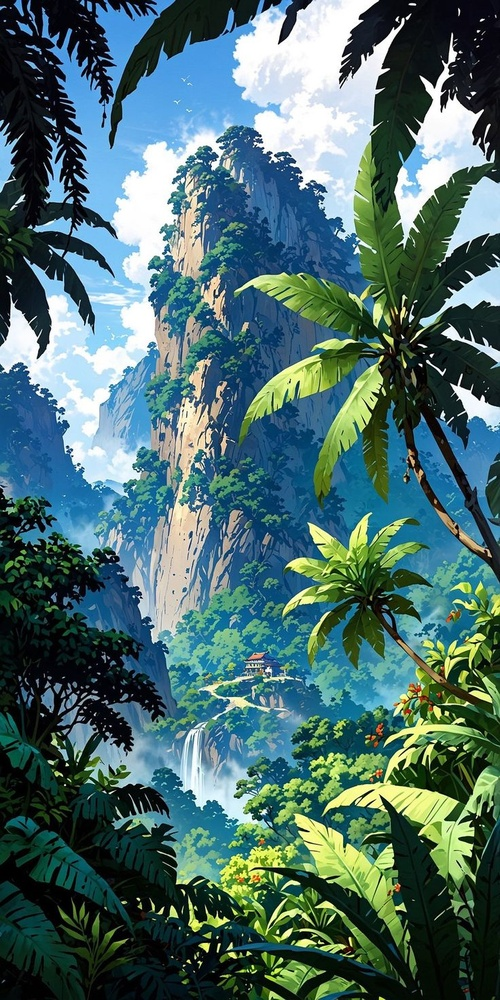
#> input picture Pertemuan 11/Landscape_Mount.jpeg, 500 x 1000 px, shrunk from 736 x 1472 before the run, found by its file name
$ python Modul11-1.py   (older library calls are emulated)
#> lines starting #> are read from the running program, lines starting #| are printed output that depends on the picture; after the words box and inside, x2 and y2 are one past the last pixel; in counts of white or black regions, pixels touching at a corner belong together
import cv2
import numpy as np

# Baca citra grayscale
image = cv2.imread('Landscape_Mount.jpeg', cv2.IMREAD_GRAYSCALE)
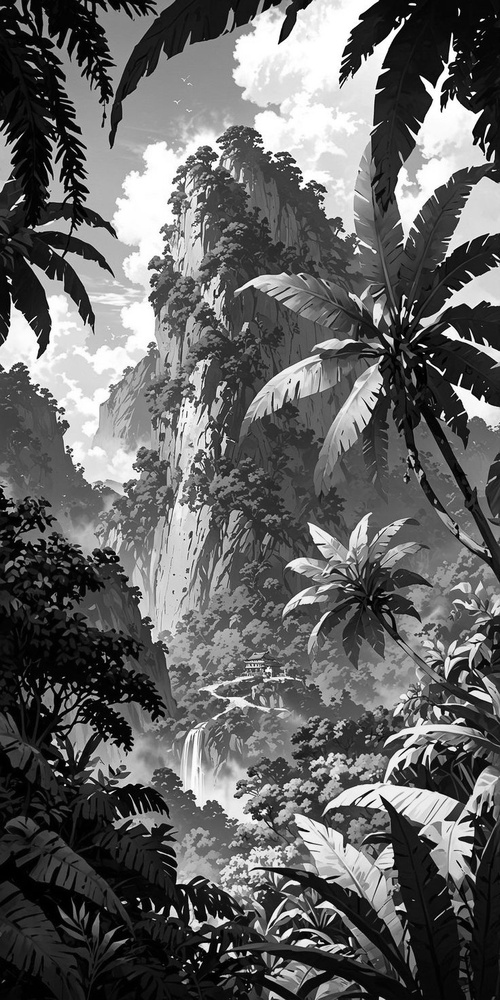
#> image: shape (1000, 500); min 0, max 255, mean 99.6

# Deteksi tepi menggunakan Sobel
sobelx = cv2.Sobel(image, cv2.CV_64F, 1, 0, ksize=5) # Sobel x
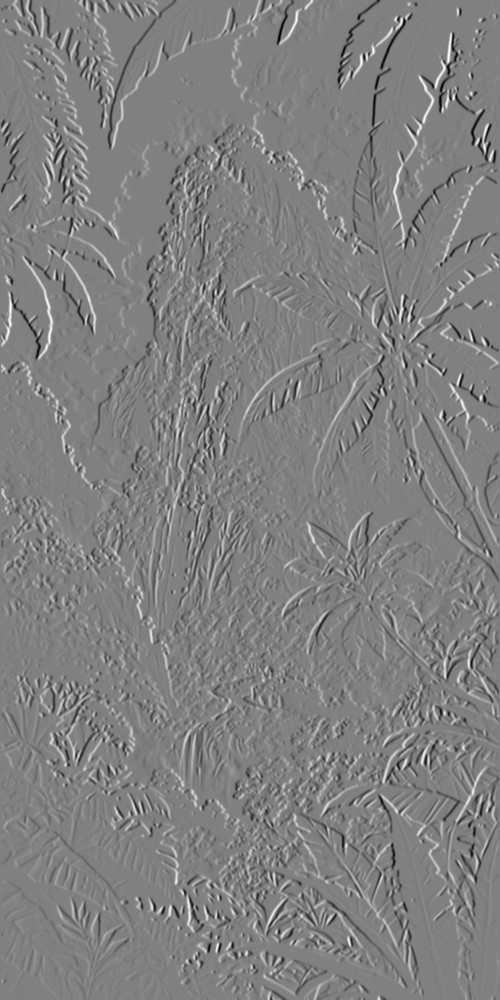
#> sobelx: shape (1000, 500) float64; min -11889, max 11684, mean 6.1; drawn with min black and max white
sobely = cv2.Sobel(image, cv2.CV_64F, 0, 1, ksize=5) # Sobel y
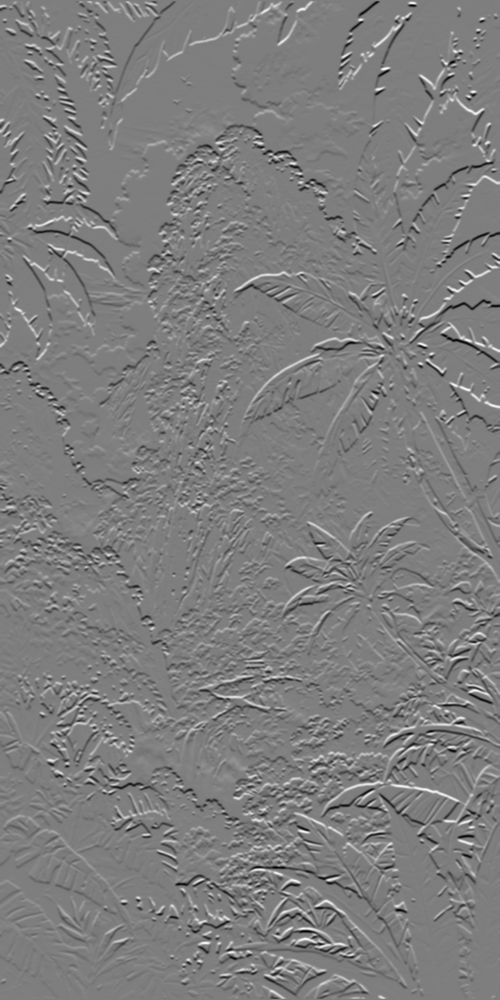
#> sobely: shape (1000, 500) float64; min -11107, max 11290, mean -4; drawn with min black and max white

# Tampilkan hasil
cv2.imshow('Sobel X', sobelx)
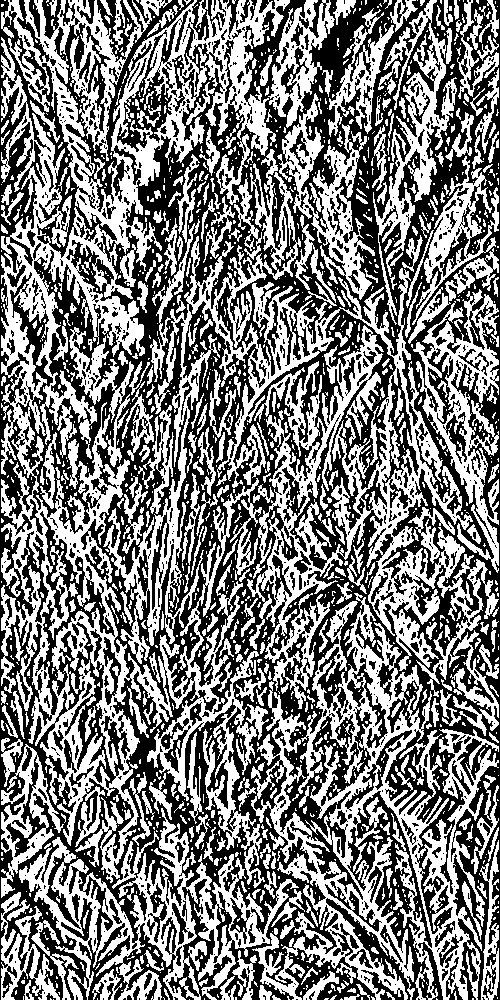
#> window 'Sobel X': shape (1000, 500); 48.7% white; 1559 white regions (1159 under 20 px), largest, box (x1, y1, x2, y2) and area: (1, 0, 290, 888) 69345, (103, 149, 499, 736) 45523, (251, 593, 499, 1000) 30335
cv2.imshow('Sobel Y', sobely)
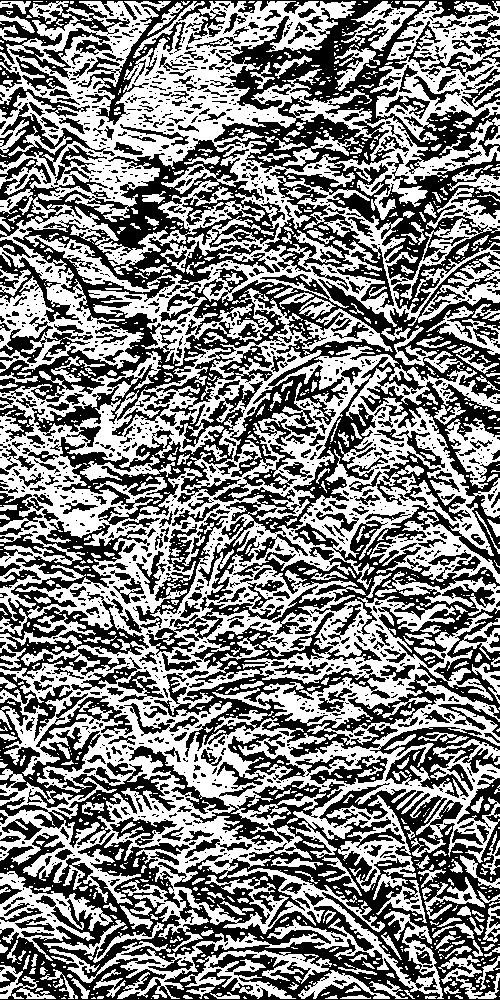
#> window 'Sobel Y': shape (1000, 500); 51.1% white; 1720 black regions (1292 under 20 px), largest, box (x1, y1, x2, y2) and area: (0, 0, 500, 798) 122547, (0, 698, 500, 1000) 54863, (0, 521, 150, 679) 8225
cv2.waitKey(0)
cv2.destroyAllWindows()

$ run again, with Pertemuan 11/Pertemuan11-1 Sobel X.png saved as Pertemuan 11/Landscape_Mount.jpeg
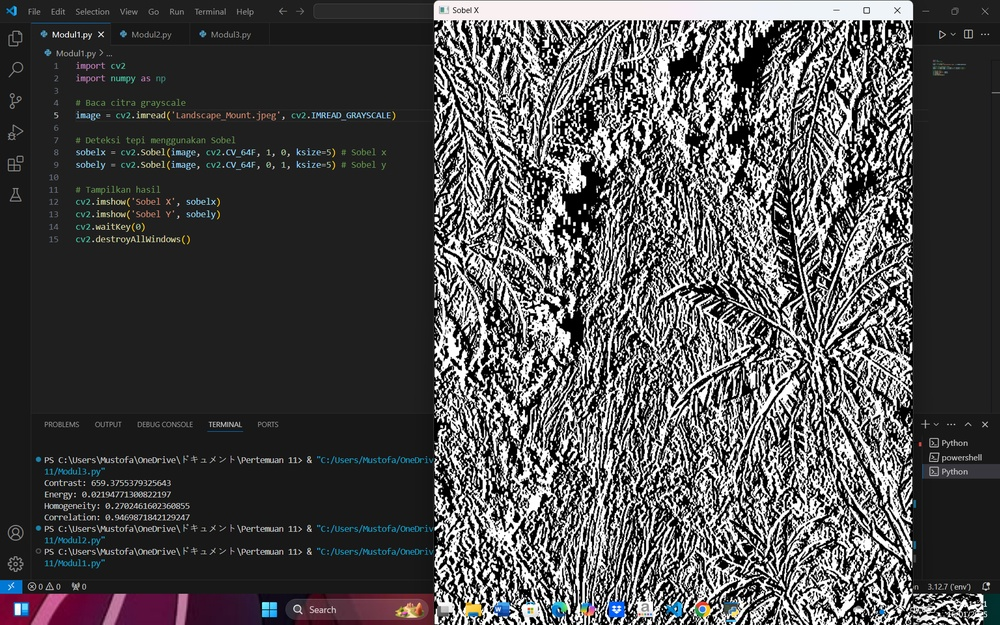
#> input picture Pertemuan 11/Pertemuan11-1 Sobel X.png, 1000 x 625 px, shrunk from 1920 x 1200 before the run, found by its file name
#> `cv2.imshow('Sobel X', sobelx)`:
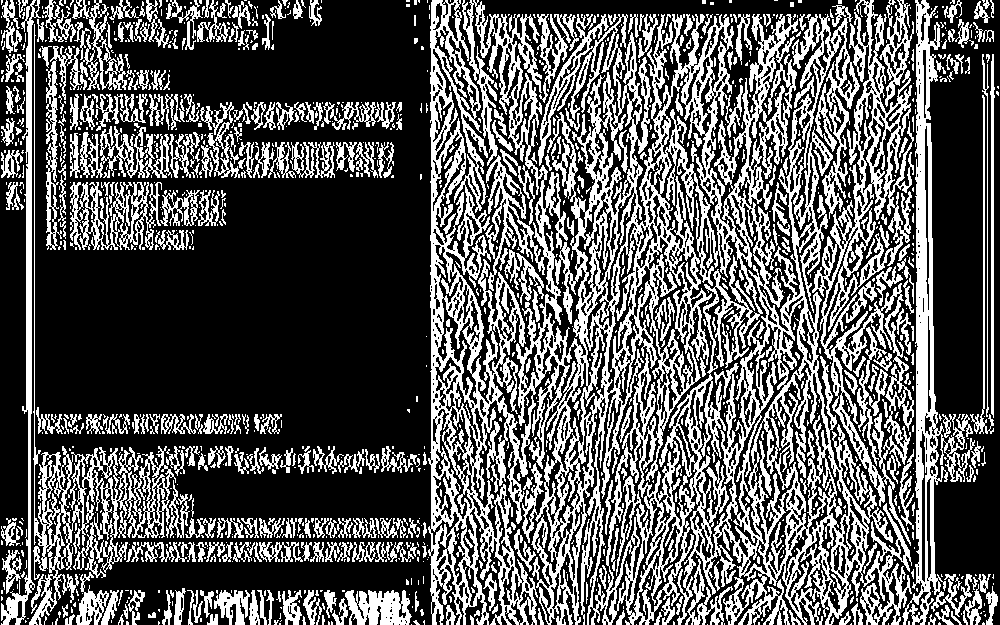
#> window 'Sobel X': shape (625, 1000); 35.3% white; 1346 white regions (944 under 20 px), largest, box (x1, y1, x2, y2) and area: (428, 0, 912, 625) 120009, (812, 0, 914, 546) 13318, (902, 0, 975, 625) 10225
#> `cv2.imshow('Sobel Y', sobely)`:
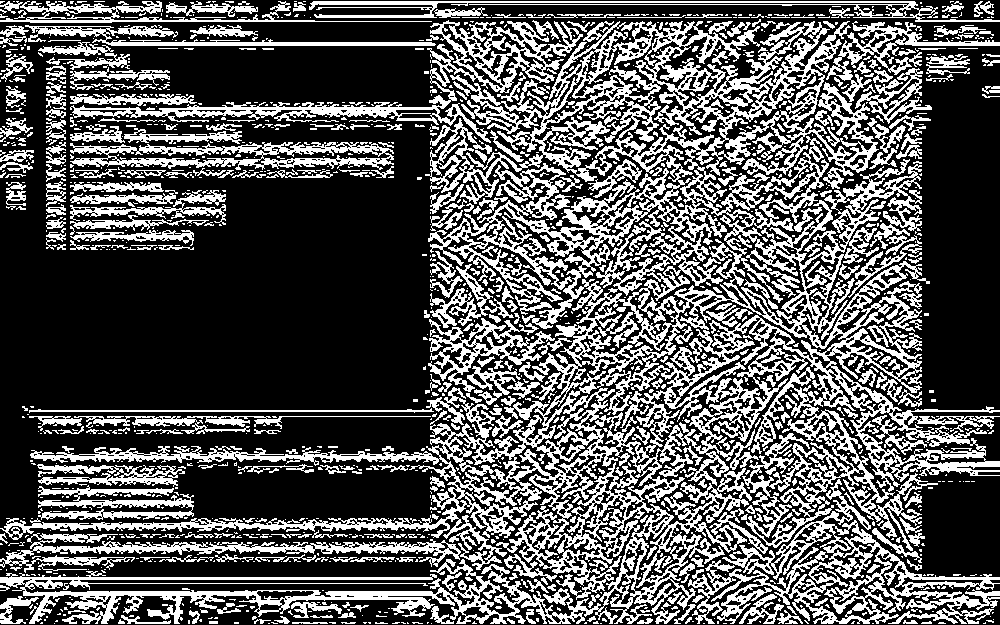
#> window 'Sobel Y': shape (625, 1000); 34.5% white; 1549 white regions (1125 under 20 px), largest, box (x1, y1, x2, y2) and area: (0, 21, 1000, 624) 121534, (688, 479, 1000, 624) 10750, (70, 20, 583, 143) 7784

$ run again, with Pertemuan 11/Pertemuan11-1 Sobel Y.png saved as Pertemuan 11/Landscape_Mount.jpeg
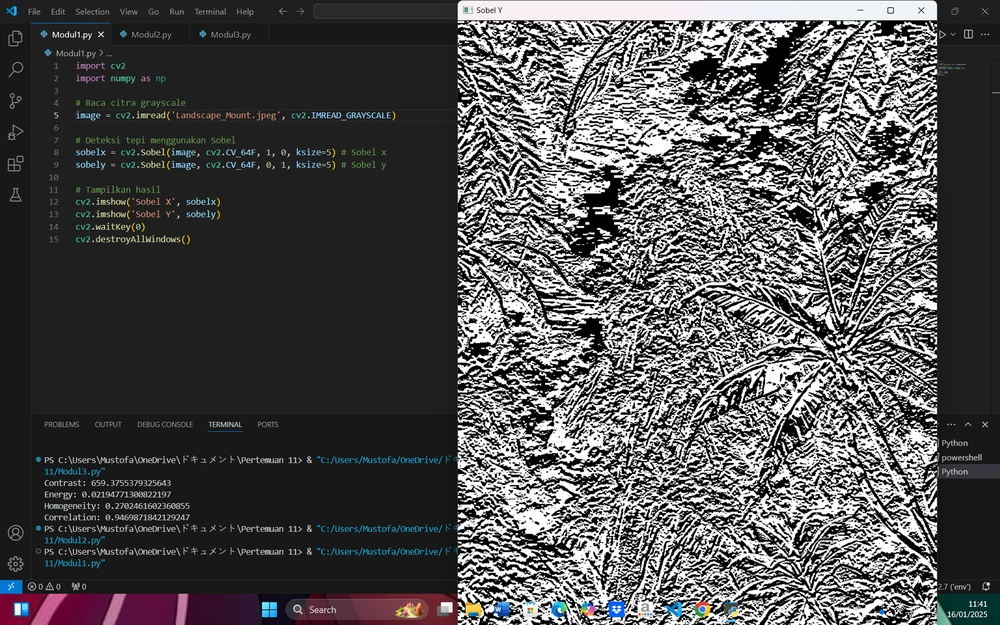
#> input picture Pertemuan 11/Pertemuan11-1 Sobel Y.png, 1000 x 625 px, shrunk from 1920 x 1200 before the run, found by its file name
#> `cv2.imshow('Sobel X', sobelx)`:
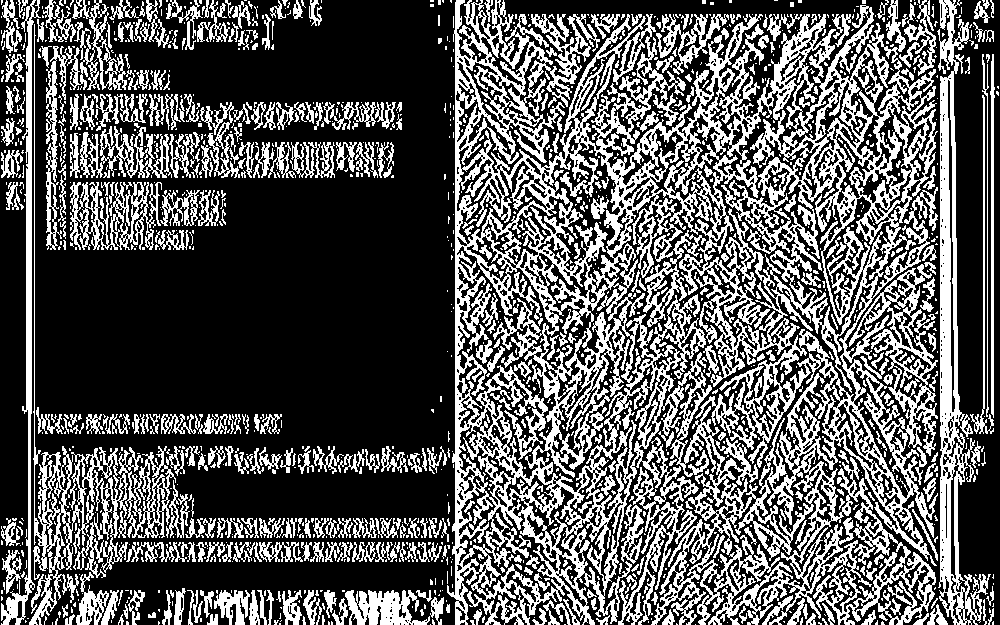
#> window 'Sobel X': shape (625, 1000); 35% white; 1505 white regions (1054 under 20 px), largest, box (x1, y1, x2, y2) and area: (447, 0, 938, 625) 130831, (937, 0, 991, 625) 9564, (29, 24, 176, 625) 8297
#> `cv2.imshow('Sobel Y', sobely)`:
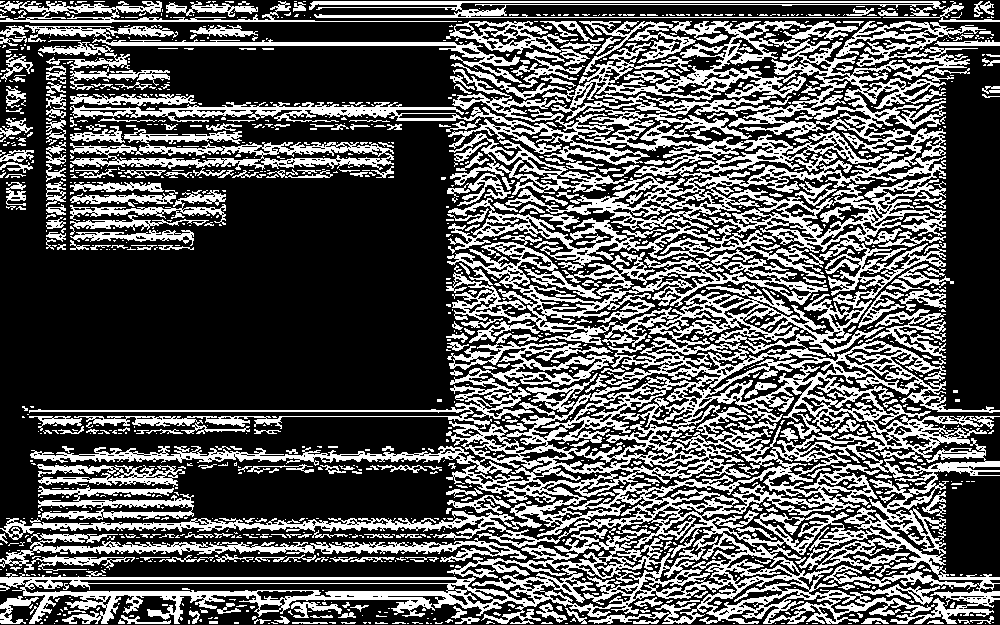
#> window 'Sobel Y': shape (625, 1000); 34.8% white; 1391 white regions (1040 under 20 px), largest, box (x1, y1, x2, y2) and area: (0, 21, 1000, 624) 129449, (446, 235, 828, 347) 10524, (29, 333, 614, 434) 7076
